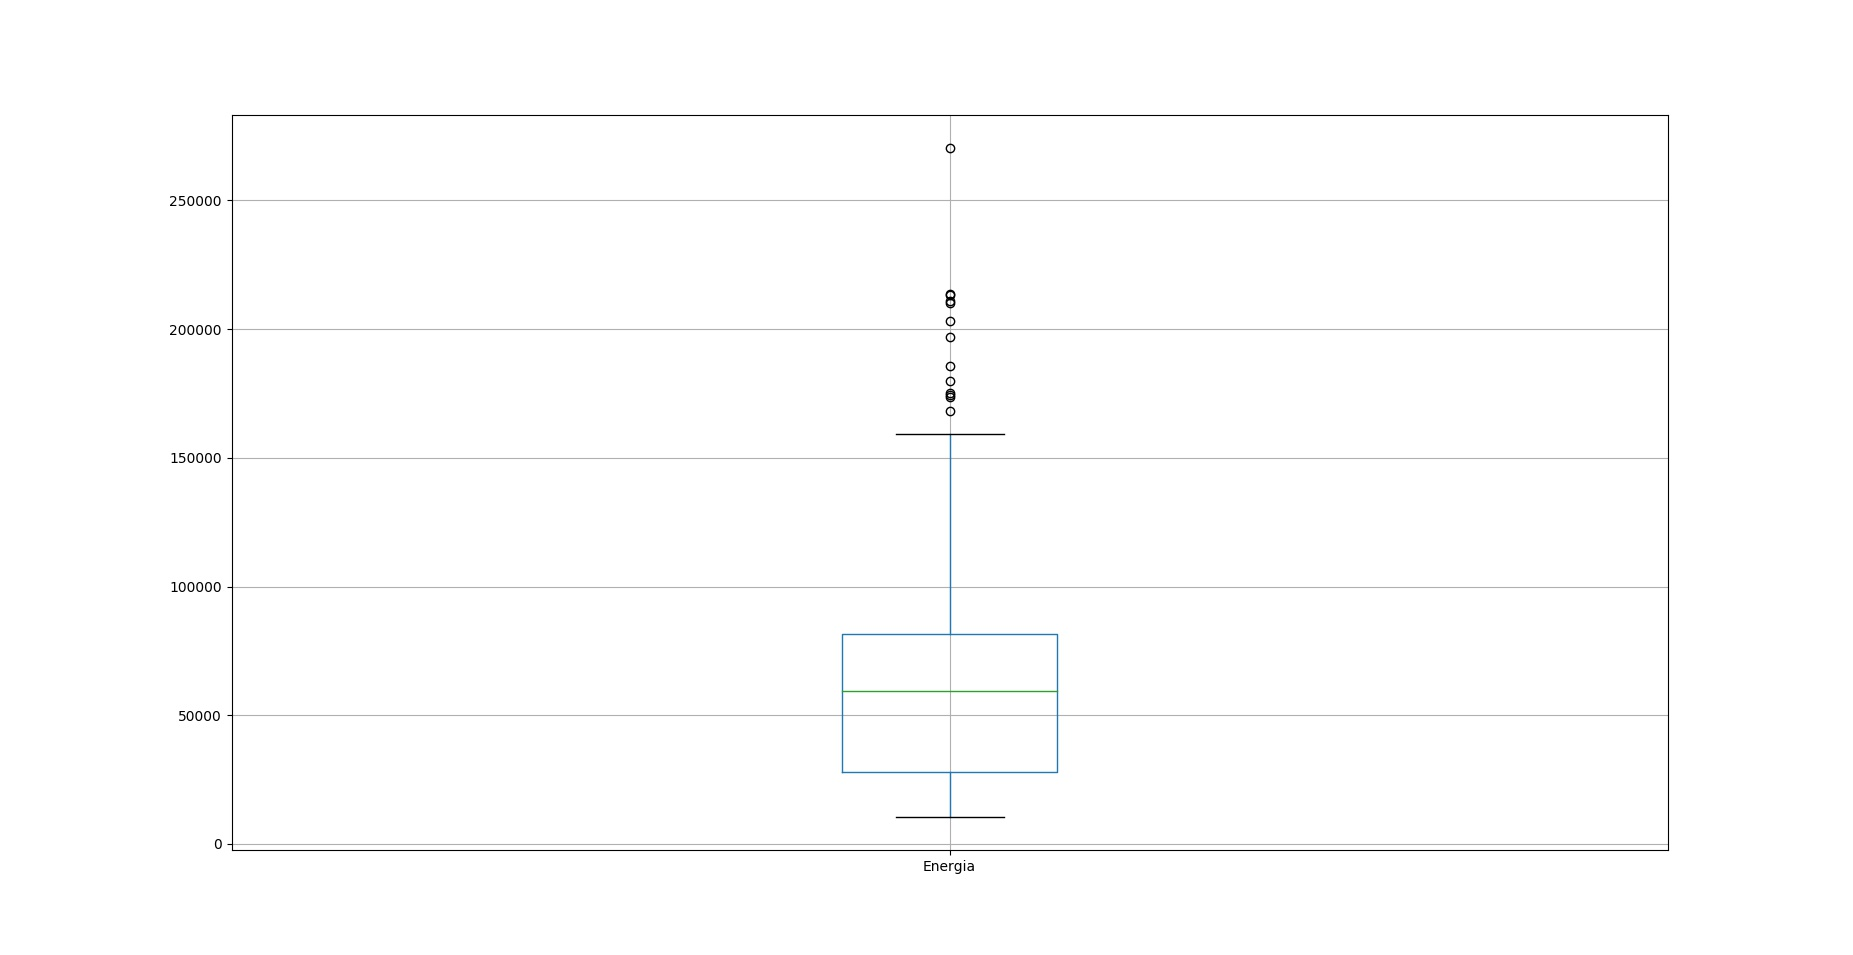

Reproduce this figure in Python.
import pandas as pd
import matplotlib.pyplot as plt
mtr = pd.read_csv("energia.csv")
mtr.boxplot()
plt.show()
